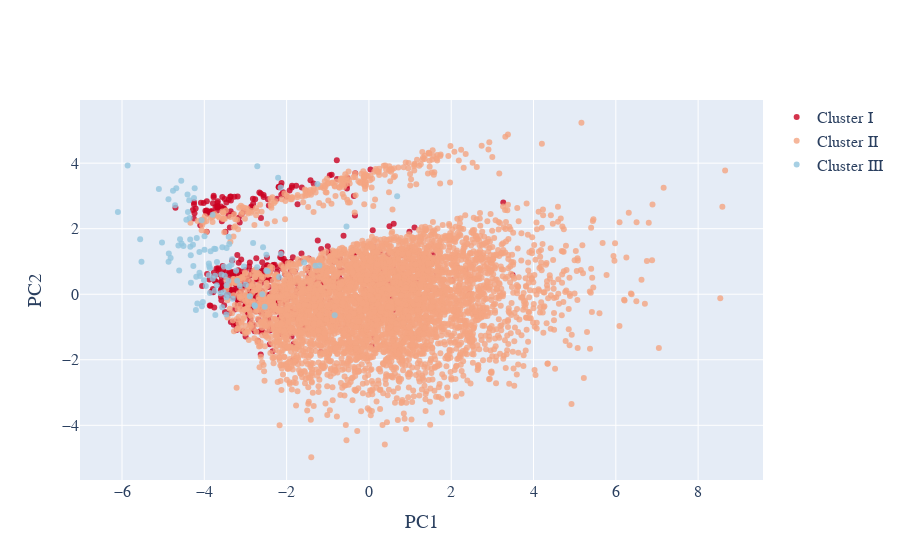

Notebook cell for this chart:
### Code cell
#TRAINING DATA PCA

plotX = X_train_clstrs
#print(plotX['clusters'].unique())
#print(plotX.index)
#print(plotX.head())

#PCA with two principal components
pca_2d = PCA(n_components=2)

clusters = plotX['clusters']

#This DataFrame contains the two principal components that will be used
#for the 2-D visualization mentioned above
PCs_2d = pd.DataFrame(pca_2d.fit_transform(plotX.drop(['clusters'], axis=1)))

#"PC1_2d" means: 'The first principal component of the components created for 2-D visualization, by PCA.'
#And "PC2_2d" means: 'The second principal component of the components created for 2-D visualization, by PCA.'
PCs_2d.columns = ["PC1_2d", "PC2_2d"]
PCs_2d.set_index(plotX.index, inplace = True)
#PCs_2d.to_csv('PCs_2d.csv')

plotX['clusters'] = clusters
plotX['PC1_2d'] = PCs_2d['PC1_2d']
plotX['PC2_2d'] = PCs_2d['PC2_2d']

#plotX.to_csv('plotX.csv')
uniq_clusters = plotX['clusters'].unique()
uniqs = uniq_clusters.tolist()
uniqs.sort()

cluster0 = plotX[plotX['clusters'] == uniqs[0]]
cluster1 = plotX[plotX['clusters'] == uniqs[1]]
cluster2 = plotX[plotX['clusters'] == uniqs[2]]

#print(cluster1)

#print(plotX.head())

#Instructions for building the 2-D plot

#trace1 is for 'Cluster 0'
trace1 = go.Scatter(
                    x = cluster0["PC1_2d"],
                    y = cluster0["PC2_2d"],
                    mode = "markers",
                    name = "Cluster I",
                    marker = dict(color = 'rgba(202,0,32,0.8)'),
                    text = None)

#trace2 is for 'Cluster 1'
trace2 = go.Scatter(
                    x = cluster1["PC1_2d"],
                    y = cluster1["PC2_2d"],
                    mode = "markers",
                    name = "Cluster II",
                    marker = dict(color = 'rgba(244,165,130, 0.8)'),
                    text = None)

#trace3 is for 'Cluster 2'
trace3 = go.Scatter(
                    x = cluster2["PC1_2d"],
                    y = cluster2["PC2_2d"],
                    mode = "markers",
                    name = "Cluster III",
                    marker = dict(color = 'rgba(146,197,222, 0.8)'),
                    text = None)


data = [trace1, trace2, trace3]

#title = "Visualizing Clusters in Two Dimensions Using PCA"

layout = dict(xaxis= dict(title= 'PC1',ticklen= 5,zeroline= False),
              yaxis= dict(title= 'PC2',ticklen= 5,zeroline= False),
              font_family="Arial",
              font = dict(size=16)
             )

fig = dict(data = data, layout = layout)

iplot(fig)

### Figure 1 — Plotly figure (JSON) as saved in the notebook; plotly's stock layout.template omitted (floating-point values rounded to 4 significant figures; data arrays with more than 128 entries replaced by an {"elided": "..."} marker saying what was removed)
{"data": [{"marker": {"color": "rgba(202,0,32,0.8)"}, "mode": "markers", "name": "Cluster I", "type": "scatter", "x": {"elided": "530 float values"}, "y": {"elided": "530 float values"}}, {"marker": {"color": "rgba(244,165,130, 0.8)"}, "mode": "markers", "name": "Cluster II", "type": "scatter", "x": {"elided": "4792 float values"}, "y": {"elided": "4792 float values"}}, {"marker": {"color": "rgba(146,197,222, 0.8)"}, "mode": "markers", "name": "Cluster III", "type": "scatter", "x": [-3.732, -2.992, -3.693, -2.182, -4.104, -4.397, -2.78, -4.553, -4.862, -3.963, -2.573, -3.201, -0.545, -3.524, -4.204, -4.057, -4.183, -3.743, -4.71, -3.994, -5.863, -3.135, -4.355, -3.389, -3.46, -2.771, -4.343, -3.798, -3.606, -3.739, -2.59, -0.8323, -4.169, -3.562, -4.819, -3.459, -2.207, -3.415, -3.501, -2.147, -3.729, -6.1, -3.795, -3.889, -1.298, -4.505, -2.139, -3.533, -3.565, -2.712, -4.408, -3.035, -4.266, -4.275, -2.494, -3.457, -4.761, -3.89, -4.34, -5.104, -2.532, -3.879, -3.307, -5.526, -4.629, -4.25, -3.865, -2.458, -2.719, -4.329, -4.006, -2.814, -4.367, -4.611, -4.436, -4.195, -3.697, -4.035, -4.56, -3.228, -3.393, -2.894, -4.871, 0.6866, -3.42, -3.407, -4.326, -1.203, -3.847, -1.251, -3.326, -3.414, -5.028, -1.574, -3.583, -3.464, -3.337, -3.759, -4.681, -5.559, -2.492, -4.868, -4.589, -4.234, -4.065, -3.995, -3.864, -4.118, -4.117], "y": [-0.6361, 0.2899, 0.9834, 0.5267, 0.5552, 2.507, -0.3346, 1.548, 1.247, 0.2532, 1.436, 0.4094, 2.071, 0.8481, -0.4847, -0.3695, 1.717, 0.1048, 2.719, 1.766, 3.928, 0.2549, 2.327, 0.8564, -0.09058, -0.3599, 1.669, 2.423, 0.02914, 0.5673, 0.0002223, -0.6381, -0.2802, 1.437, 1.106, 0.2713, 3.552, 0.409, 0.5606, 3.255, 1.381, 2.513, 0.4757, 0.9412, 0.8665, 1.472, 1.229, 0.05986, -0.3999, 3.908, 3.041, 0.8444, 0.8583, 1.513, 0.7145, 1.411, 3.161, 0.5786, 1.447, 3.212, -0.3819, 0.8566, -0.1348, 0.9906, 1.487, 2.939, 0.03954, 0.6989, 0.8205, 1.191, 0.424, 1.565, 2.867, 0.725, 2.272, 0.5363, 0.2749, -0.2398, 3.464, 0.7188, 1.535, -0.06368, 2.901, 2.992, -0.02145, 1.752, 0.3513, 0.8781, 1.309, 3.363, 1.069, 0.8236, 1.579, 0.9659, 0.6056, -0.6179, 0.9087, 1.388, 3.232, 1.682, 1.203, 0.9879, 1.676, 3.232, 2.26, 1.355, 0.7944, 1.286, 0.6573]}], "layout": {"font": {"family": "Arial", "size": 16}, "xaxis": {"ticklen": 5, "title": {"text": "PC1"}, "zeroline": false}, "yaxis": {"ticklen": 5, "title": {"text": "PC2"}, "zeroline": false}}}
